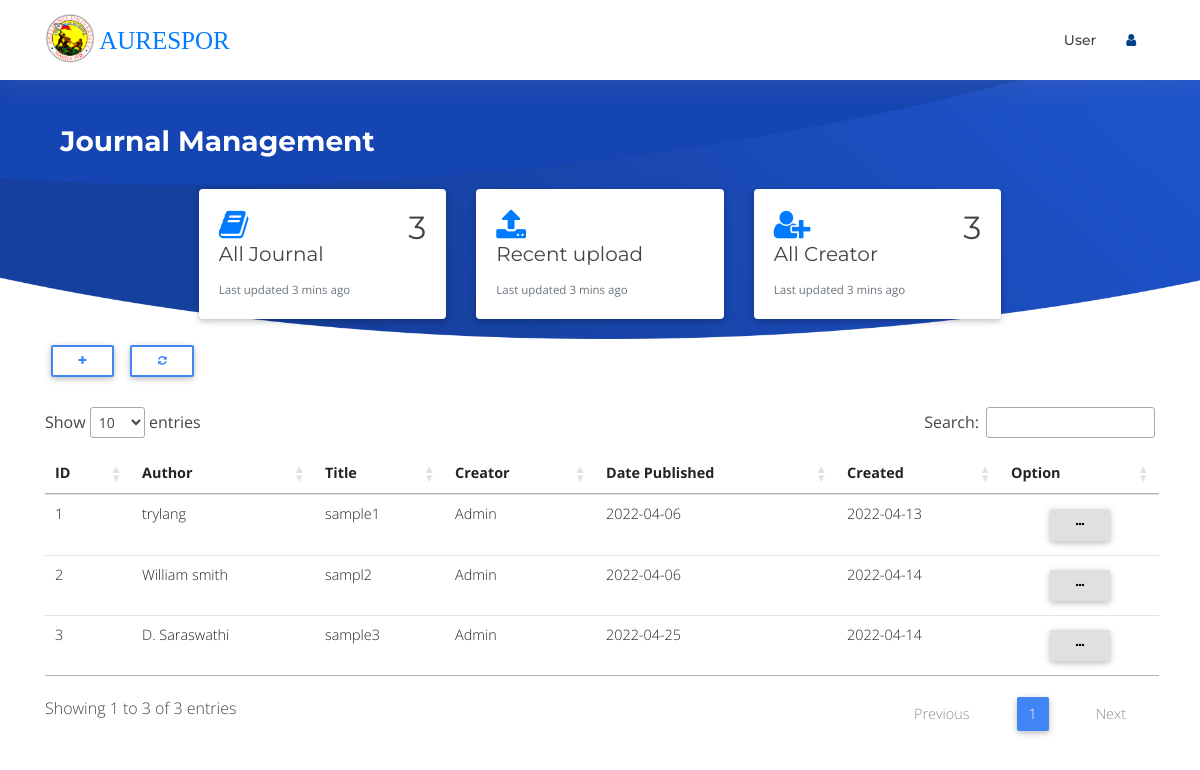
Page /admin/journal/journal.php (signed in) on the committed database.
### tables this page shows
CREATE TABLE `tbljournal` (
  `id` int(100) NOT NULL,
  `title` varchar(500) NOT NULL,
  `description` longtext NOT NULL,
  `author` varchar(100) NOT NULL,
  `datepub` varchar(50) NOT NULL,
  `creator` varchar(100) NOT NULL,
  `created` varchar(100) NOT NULL,
  `status` varchar(10) NOT NULL,
  `pdf_file` varchar(100) NOT NULL,
  `tagging` varchar(100) NOT NULL,
  `fstudy` varchar(20) NOT NULL,
  `cites` varchar(20) NOT NULL,
  `views` varchar(20) NOT NULL
);

CREATE TABLE `tblaccount` (
  `id` int(100) NOT NULL,
  `name` varchar(200) NOT NULL,
  `username` varchar(100) NOT NULL,
  `pass` varchar(200) NOT NULL,
  `email` varchar(100) NOT NULL,
  `status` varchar(20) NOT NULL,
  `ucategory` varchar(20) NOT NULL,
  `subcribe` varchar(20) NOT NULL,
  `datesub_start` varchar(20) NOT NULL,
  `datesub_end` varchar(20) NOT NULL
);

### admin/journal/functions/DB.func.php (called while the page is built, shortened)
<?php
function get_users($connect){
	$sql = "SELECT * FROM tblaccount ORDER BY id ASC";
	$result = $connect->query($sql);
	if ($result->num_rows > 0) {
		return $result;
	}
}
function get_user_data($connect,$id){
	$sql = "SELECT * FROM tblaccount WHERE id=$id";
	$result = $connect->query($sql);
	if ($result->num_rows > 0) {
		return $result->fetch_assoc();
	}
}
function get_journal($connect){
	$sql = "SELECT * FROM tbljournal";
	$result = $connect->query($sql);
		return $result;
}

### admin/journal/journal.php (the view, shortened to what this page needs)
<?php
include ("inc/header.php");
?>
<section id="intro" class="clearfix">
  <div class="container">
  <h3 style="color:#fff;">&nbsp;<b> Journal Management </b></h3>
    <div class="card-group">
          <div class="col-md-3 col-sm-5">
            <div class="card">
              <div class="card-body">
                <i class="fa fa-book fa-2x " style="color:#007bff"></i><h2 class="float-right"><?php echo get_journal($connect)->num_rows;?></h2>
                 <h5 class="card-title">All Journal</h5>
                <p class="card-text"><small class="text-muted">Last updated 3 mins ago</small></p>
              </div>
            </div>
          </div>
          <div class="col-md-3 col-sm-5">
            <div class="card">
              <div class="card-body">
               <i class="fa fa-upload fa-2x" style="color:#007bff"></i>
                <h5 class="card-title">Recent upload</h5>
                <p class="card-text"><small class="text-muted">Last updated 3 mins ago</small></p>
              </div>
            </div>
          </div>
          <div class="col-md-3 col-sm-5">
            <div class="card">
              <div class="card-body">
               <i class="fa fa-user-plus fa-2x" style="color:#007bff"></i><h2 class="float-right"><?php echo get_users($connect)->num_rows;?></h2>
                <h5 class="card-title">All Creator</h5>
                <p class="card-text"><small class="text-muted">Last updated 3 mins ago</small></p>
              </div>
            </div>
          </div>
      </div>
    </div>
</section>
<div class="container">
  <button type="button" class="btn btn-outline-primary btn-sm" data-toggle="modal" data-target="#create-project">
  <i  class="fa fa-plus"></i>
  </button>
  <a href="journal.php"><button type="button" class="btn btn-outline-primary btn-sm">
  <i class="fa fa-refresh" aria-hidden="true"></i>
  </button>
  </a>
  <br/>
  <br/>
<div class="table-responsive-lg">
 <table id="journal" class="table table-hover">
   <thead>
     <tr>
       <th scope="col">ID</th>
       <th scope="col">Author</th>
       <th scope="col">Title</th>
       <th scope="col">Creator</th>
       <th scope="col">Date Published</th>
       <th scope="col">Created</th>
       <th scope="col" align="center">Option</th>
     </tr>
   </thead>
   <tbody>
     <?php
     $result = get_journal($connect);
     if ($result->num_rows>0) {
     while ($data = mysqli_fetch_array($result)) {
       ?>
       <tr>
         <td><?php echo $data['id']?></td>
         <td><a href="./api/action.php?id=<?php echo $data['id']?>"><?php echo $data['author']?></a></td>
         <td><?php echo $data['title']?></a></td>
         <td><?php
         $user = get_user_data($connect,$data['creator']);
         echo $user['name'];
         ?>
       </td>
       <td><?php echo date("Y-m-d",strtotime($data['datepub']));?></td>
       <td><?php echo date("Y-m-d",strtotime($data['created']));?></td>
       <td align="center"><div class="dropdown">
         <button class="btn btn-light btn-sm" type="button" id="option" data-toggle="dropdown" aria-haspopup="true" aria-expanded="false">
           <i class="fa fa-ellipsis-h"></i>
         </button>
       </div>
     </td>
   </tr>
   <?php
 }
}
 ?>
</tbody>
</table>
</div>
</div>
<link href="//cdnjs.cloudflare.com/ajax/libs/select2/4.0.0/css/select2.min.css" rel="stylesheet" />

### resource/css/style_management.css (style rules this page uses)
body { background: #fff; color: #444; font-family: "Open Sans", sans-serif; }
a { color: #007bff; transition: 0.5s; }
p { padding: 0; margin: 0 0 30px 0; }
h1, h2, h3, h4, h5, h6 { font-family: "Montserrat", sans-serif; font-weight: 400; margin: 0 0 20px 0; padding: 0; }
#intro { width: 100%; position: relative; background: url("../img/intro-bg.png") center bottom no-repeat; background-size: cover; padding: 125px 0 20px 0; }
.card-group { display: flex; justify-content: center; padding-top: 10px; }

### rows in the picture
tbljournal: id "1", author "trylang", title "sample1", tblaccount.name "Admin", datepub "2022-04-06", created "2022-04-13"
tbljournal: id "2", author "William smith", title "sampl2", tblaccount.name "Admin", datepub "2022-04-06", created "2022-04-14"
tbljournal: id "3", author "D. Saraswathi", title "sample3", tblaccount.name "Admin", datepub "2022-04-25", created "2022-04-14"

### other values in the picture
$_SESSION['name'] "User"
get_journal($connect)->num_rows "3"
get_users($connect)->num_rows "3"
